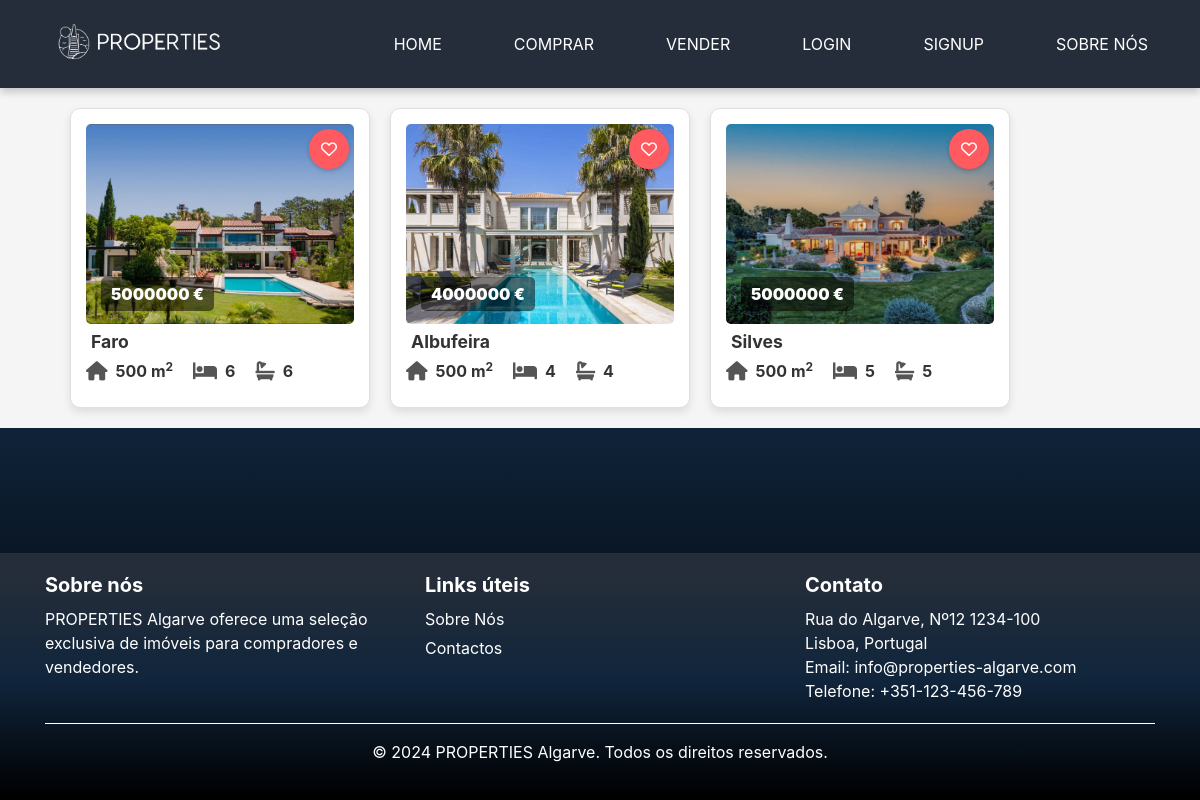
/myproperties/2, run on the app's committed database.
### base/models.py (models this page shows, shortened)
class Property(models.Model):
    LOCATION_CHOICES = [
        ('faro', 'Faro'),
        ('lagos', 'Lagos'),
        ('portimao', 'Portimão'),
        ('albufeira', 'Albufeira'),
        ('tavira', 'Tavira'),
        ('olhao', 'Olhão'),
        ('silves', 'Silves'),
        ('loule', 'Loulé'),
        ('vila_real_de_santo_antonio', 'Vila Real de Santo António'),
    ]
    host = models.ForeignKey('Profile', on_delete=models.CASCADE)
    title = models.CharField(max_length=255)
    description = models.TextField()
    location = models.CharField(max_length=100, choices=LOCATION_CHOICES)
    price = models.DecimalField(max_digits=10, decimal_places=0)
    area = models.IntegerField()
    num_bedrooms = models.IntegerField()
    num_bathrooms = models.IntegerField()
    elevator = models.BooleanField(default=False)
    parking_spaces = models.IntegerField(default=0)
    pool = models.BooleanField(default=False)

class PropertyImage(models.Model):
    property = models.ForeignKey('Property', related_name='images', on_delete=models.CASCADE)
    image = models.ImageField(upload_to='property_images/')
    uploaded_at = models.DateTimeField(auto_now_add=True)

### base/views.py (the view)
# urls.py: path('myproperties/<int:pk>', views.my_properties, name='my_properties'),
def my_properties(request, pk):
    user_obj = get_object_or_404(Profile, pk=pk)
    properties = Property.objects.filter(host=user_obj).order_by('-id')
    properties_with_images = []
    for prop in properties:
        first_image = prop.images.first()  # Utiliza o `related_name` definido no modelo
        properties_with_images.append((prop, first_image))
    return render(request, 'my_properties.html', {'properties_with_images': properties_with_images})

### templates/my_properties.html
{% extends 'main.html' %}
{% load static %}
{% block content %}
<div class="card-container">
    {% if properties_with_images %}
    {% for property, image in properties_with_images %}
    <div class="property-card">
        {% if image %}
        <a href="{% url 'property_detail' property.pk %}" class="">
            <img src="{{ image.image.url }}" alt="{{ property.title }} - Image" class="property-image">
        </a>
        {% else %}
        <p class="no-image">Nenhuma propriedade adicionada</p>
        {% endif %}
        <button class="favorites-button" title="Add to favorites"><i class="fa-regular fa-heart"></i></button>
        <p class="property-price"><strong>{{ property.price }} €</strong></p>
        <p class="property-location">
            {{ property.location|capfirst }}
        </p>
        <div class="property-details">
            <p class="detail-item">
                <i class="fa-solid fa-house"></i>
                <strong> {{ property.area }} m<sup>2</sup> </strong>
            </p>
            <p class="detail-item">
                <i class="fas fa-bed"></i>
                <strong> {{ property.num_bedrooms }} </strong>
            </p>
            <p class="detail-item">
                <i class="fas fa-bath"></i>
                <strong> {{ property.num_bathrooms }} </strong>
            </p>
        </div>
    </div>
    {% endfor %}
    {% else %}
    <div class="no-property">
        Nenhum imóvel disponível no momento.
    </div>
    {% endif %}
</div>
{% endblock %}

### base/static/css/style.css (style rules this page uses)
* { margin: 0; padding: 0; box-sizing: border-box; font-family: 'SFProDisplay', sans-serif; }
html, body { margin: 0; padding: 0; min-height: 100%; position: relative; font-family: 'SFProDisplay', sans-serif; background: linear-gradient(180deg, rgb(36, 45, 57) 11.2%, rgb(16, 37, 60) 51.2%, rgb(0, 0, 0) 98.6%); background-attachment: fixed; background-repeat: no-repeat; background-size: cover; }
.card-container { display: flex; flex-wrap: wrap; gap: 20px; justify-content: flex-start; padding: 20px 70px; background-color: #f5f5f5; }
.property-card { position: relative; background-color: white; border: 1px solid #e0e0e0; border-radius: 10px; box-shadow: 0 4px 8px rgba(0, 0, 0, 0.1); width: 300px; height: 300px; padding: 15px; text-align: center; transition: transform 0.2s; display: flex; flex-direction: column; justify-content: space-between; }
.property-card p { align-content: start; }
.property-image { width: 100%; height: 200px; object-fit: cover; border-radius: 5px; margin-bottom: 15px; }
.favorites-button { position: absolute; top: 20px; right: 20px; background-color: #FF5A5F; color: white; border: none; border-radius: 50%; width: 40px; height: 40px; cursor: pointer; font-size: 16px; box-shadow: 0 2px 4px rgba(0, 0, 0, 0.2); display: flex; justify-content: center; align-items: center; transition: transform 0.2s, background-color 0.2s; z-index: 10; }
.property-price { position: absolute; bottom: 80px; left: 30px; color: white; font-size: 1em; font-weight: bold; background-color: rgba(0, 0, 0, 0.5); padding: 5px 10px; border-radius: 5px; z-index: 10; visibility: visible; opacity: 1; }
.property-location { position: absolute; bottom: 30px; left: 10px; color: #333; font-size: 1.1em; font-weight: bold; padding: 5px 10px; border-radius: 5px; z-index: 10; }
.property-details { display: flex; gap: 20px; align-items: center; margin-top: 10px; padding-top: 10px; }
.detail-item { display: flex; align-items: center; gap: 8px; color: #333; }
.detail-item i { font-size: 1.2em; color: #555; }
.detail-item strong { font-weight: bold; }

### base/static/css/footer.css (style rules this page uses)
html, body { height: 100%; margin: 0; display: flex; flex-direction: column; }

### data on the page
Property: image (picture), price "5000000", location "Faro", area "500", num_bedrooms "6", num_bathrooms "6"
Property: image (picture), price "4000000", location "Albufeira", area "500", num_bedrooms "4", num_bathrooms "4"
Property: image (picture), price "5000000", location "Silves", area "500", num_bedrooms "5", num_bathrooms "5"
